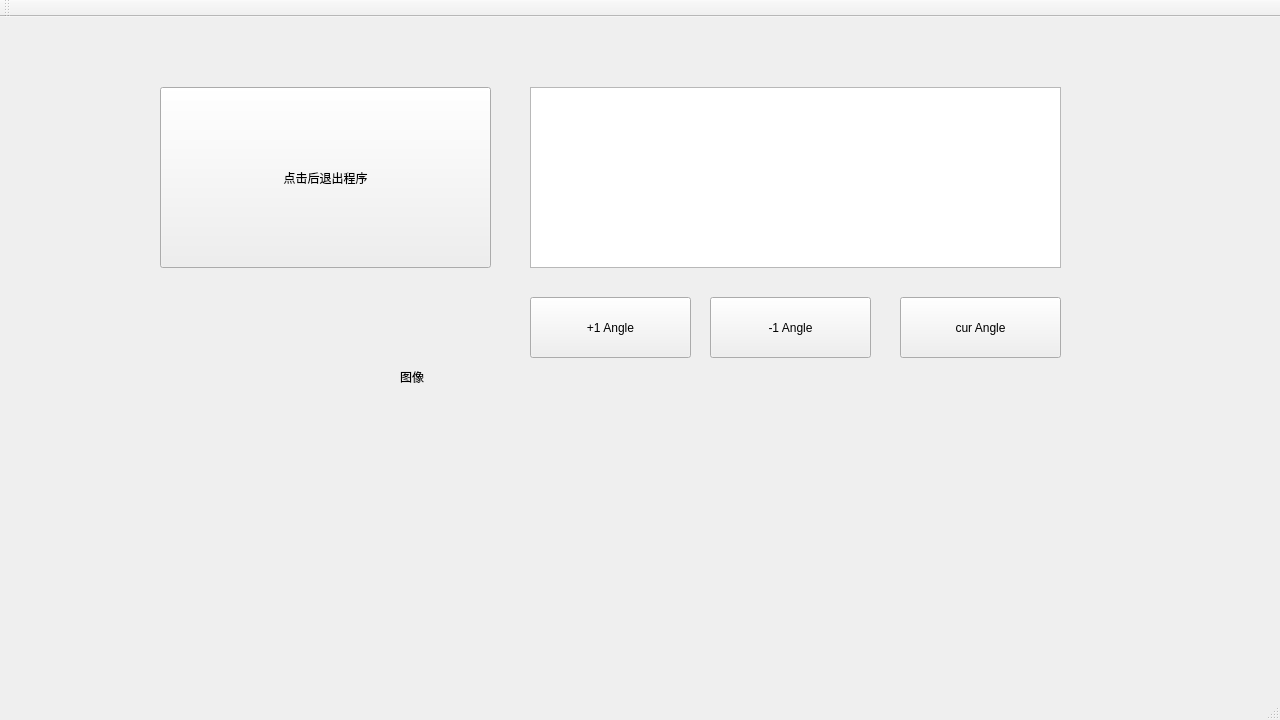
<?xml version="1.0" encoding="UTF-8"?>
<ui version="4.0">
 <class>MainWindow</class>
 <widget class="QMainWindow" name="MainWindow">
  <property name="geometry">
   <rect>
    <x>0</x>
    <y>0</y>
    <width>1280</width>
    <height>720</height>
   </rect>
  </property>
  <property name="windowTitle">
   <string>MainWindow</string>
  </property>
  <widget class="QWidget" name="centralWidget">
   <widget class="QLabel" name="LB_RGB">
    <property name="geometry">
     <rect>
      <x>400</x>
      <y>40</y>
      <width>480</width>
      <height>640</height>
     </rect>
    </property>
    <property name="text">
     <string>图像 </string>
    </property>
   </widget>
   <widget class="QStackedWidget" name="stackedWidget">
    <property name="geometry">
     <rect>
      <x>0</x>
      <y>0</y>
      <width>1280</width>
      <height>720</height>
     </rect>
    </property>
    <widget class="QWidget" name="PA_RGB">
     <widget class="QPushButton" name="PB_Tip">
      <property name="geometry">
       <rect>
        <x>160</x>
        <y>70</y>
        <width>331</width>
        <height>181</height>
       </rect>
      </property>
      <property name="text">
       <string>点击后退出程序</string>
      </property>
     </widget>
     <widget class="QTextEdit" name="textEdit">
      <property name="geometry">
       <rect>
        <x>530</x>
        <y>70</y>
        <width>531</width>
        <height>181</height>
       </rect>
      </property>
     </widget>
     <widget class="QPushButton" name="PB_addAngle">
      <property name="geometry">
       <rect>
        <x>530</x>
        <y>280</y>
        <width>161</width>
        <height>61</height>
       </rect>
      </property>
      <property name="text">
       <string>+1 Angle</string>
      </property>
     </widget>
     <widget class="QPushButton" name="PB_minusAngle">
      <property name="geometry">
       <rect>
        <x>710</x>
        <y>280</y>
        <width>161</width>
        <height>61</height>
       </rect>
      </property>
      <property name="text">
       <string>-1 Angle</string>
      </property>
     </widget>
     <widget class="QPushButton" name="PB_getAngle">
      <property name="geometry">
       <rect>
        <x>900</x>
        <y>280</y>
        <width>161</width>
        <height>61</height>
       </rect>
      </property>
      <property name="text">
       <string>cur Angle</string>
      </property>
     </widget>
    </widget>
    <widget class="QWidget" name="PA_Screen">
     <widget class="QLabel" name="LB_Tip1">
      <property name="geometry">
       <rect>
        <x>100</x>
        <y>60</y>
        <width>491</width>
        <height>221</height>
       </rect>
      </property>
      <property name="text">
       <string>此页面是屏幕保护页面</string>
      </property>
     </widget>
    </widget>
    <widget class="QWidget" name="PA_Manage">
     <widget class="QLabel" name="LB_Tip2">
      <property name="geometry">
       <rect>
        <x>210</x>
        <y>90</y>
        <width>311</width>
        <height>101</height>
       </rect>
      </property>
      <property name="text">
       <string>此页面是管理页面</string>
      </property>
     </widget>
    </widget>
    <widget class="QWidget" name="PA_Login">
     <widget class="QLabel" name="LB_Tip4">
      <property name="geometry">
       <rect>
        <x>210</x>
        <y>110</y>
        <width>321</width>
        <height>141</height>
       </rect>
      </property>
      <property name="text">
       <string>这是密码用户登陆界面</string>
      </property>
     </widget>
    </widget>
    <widget class="QWidget" name="PA_Users">
     <widget class="QLabel" name="LB_Tip3">
      <property name="geometry">
       <rect>
        <x>210</x>
        <y>130</y>
        <width>391</width>
        <height>151</height>
       </rect>
      </property>
      <property name="text">
       <string>此页面是用户页面</string>
      </property>
     </widget>
    </widget>
    <widget class="QWidget" name="PA_Users_Search">
     <widget class="QLabel" name="LB_Tip6">
      <property name="geometry">
       <rect>
        <x>220</x>
        <y>120</y>
        <width>381</width>
        <height>151</height>
       </rect>
      </property>
      <property name="text">
       <string>用户搜索页面</string>
      </property>
     </widget>
    </widget>
    <widget class="QWidget" name="PA_Users_Add">
     <widget class="QLabel" name="LB_Tip7">
      <property name="geometry">
       <rect>
        <x>150</x>
        <y>90</y>
        <width>341</width>
        <height>191</height>
       </rect>
      </property>
      <property name="text">
       <string>用户新加页面</string>
      </property>
     </widget>
    </widget>
    <widget class="QWidget" name="PA_Users_AddMore">
     <widget class="QLabel" name="LB_Tip8">
      <property name="geometry">
       <rect>
        <x>130</x>
        <y>130</y>
        <width>381</width>
        <height>171</height>
       </rect>
      </property>
      <property name="text">
       <string>用户新加-----添加更多页面</string>
      </property>
     </widget>
    </widget>
    <widget class="QWidget" name="PA_Users_Info">
     <widget class="QLabel" name="LB_Tip9">
      <property name="geometry">
       <rect>
        <x>150</x>
        <y>120</y>
        <width>461</width>
        <height>201</height>
       </rect>
      </property>
      <property name="text">
       <string>用户详情页面</string>
      </property>
     </widget>
    </widget>
    <widget class="QWidget" name="PA_Settings">
     <widget class="QLabel" name="LB_Tip5">
      <property name="geometry">
       <rect>
        <x>250</x>
        <y>70</y>
        <width>391</width>
        <height>181</height>
       </rect>
      </property>
      <property name="text">
       <string>此页面是设置页面</string>
      </property>
     </widget>
    </widget>
    <widget class="QWidget" name="PA_S_Set">
     <widget class="QLabel" name="LB_Tip10">
      <property name="geometry">
       <rect>
        <x>270</x>
        <y>140</y>
        <width>371</width>
        <height>181</height>
       </rect>
      </property>
      <property name="text">
       <string>基本设置页面</string>
      </property>
     </widget>
    </widget>
    <widget class="QWidget" name="PA_S_ModifyTime">
     <widget class="QLabel" name="LB_Tip11">
      <property name="geometry">
       <rect>
        <x>230</x>
        <y>190</y>
        <width>351</width>
        <height>151</height>
       </rect>
      </property>
      <property name="text">
       <string>修改时间日期界面</string>
      </property>
     </widget>
    </widget>
    <widget class="QWidget" name="PA_S_SysInfo">
     <widget class="QLabel" name="LB_Tip12">
      <property name="geometry">
       <rect>
        <x>140</x>
        <y>180</y>
        <width>341</width>
        <height>131</height>
       </rect>
      </property>
      <property name="text">
       <string>系统信息</string>
      </property>
     </widget>
    </widget>
    <widget class="QWidget" name="PA_S_SysCap">
     <widget class="QLabel" name="LB_Tip13">
      <property name="geometry">
       <rect>
        <x>230</x>
        <y>210</y>
        <width>301</width>
        <height>111</height>
       </rect>
      </property>
      <property name="text">
       <string>系统容量</string>
      </property>
     </widget>
    </widget>
    <widget class="QWidget" name="PA_S_SysDevice">
     <widget class="QLabel" name="LB_Tip14">
      <property name="geometry">
       <rect>
        <x>160</x>
        <y>210</y>
        <width>331</width>
        <height>141</height>
       </rect>
      </property>
      <property name="text">
       <string>设备信息 </string>
      </property>
     </widget>
    </widget>
    <widget class="QWidget" name="PA_S_IO">
     <widget class="QLabel" name="LB_Tip15">
      <property name="geometry">
       <rect>
        <x>160</x>
        <y>200</y>
        <width>381</width>
        <height>161</height>
       </rect>
      </property>
      <property name="text">
       <string>I/O接口设置页面</string>
      </property>
     </widget>
    </widget>
    <widget class="QWidget" name="PA_S_Verify">
     <widget class="QLabel" name="LB_Tip16">
      <property name="geometry">
       <rect>
        <x>230</x>
        <y>240</y>
        <width>261</width>
        <height>121</height>
       </rect>
      </property>
      <property name="text">
       <string>验证识别设置界面</string>
      </property>
     </widget>
    </widget>
    <widget class="QWidget" name="PA_S_Net">
     <widget class="QLabel" name="LB_Tip17">
      <property name="geometry">
       <rect>
        <x>200</x>
        <y>140</y>
        <width>231</width>
        <height>131</height>
       </rect>
      </property>
      <property name="text">
       <string>通信网络设置界面</string>
      </property>
     </widget>
    </widget>
    <widget class="QWidget" name="PA_S_DataManage">
     <widget class="QLabel" name="LB_Tip18">
      <property name="geometry">
       <rect>
        <x>150</x>
        <y>280</y>
        <width>331</width>
        <height>161</height>
       </rect>
      </property>
      <property name="text">
       <string>数据管理界面</string>
      </property>
     </widget>
    </widget>
    <widget class="QWidget" name="PA_S_Init">
     <widget class="QLabel" name="LB_Tip19">
      <property name="geometry">
       <rect>
        <x>200</x>
        <y>320</y>
        <width>331</width>
        <height>141</height>
       </rect>
      </property>
      <property name="text">
       <string>初始化界面</string>
      </property>
     </widget>
    </widget>
   </widget>
  </widget>
  <widget class="QMenuBar" name="menuBar">
   <property name="geometry">
    <rect>
     <x>0</x>
     <y>0</y>
     <width>1280</width>
     <height>28</height>
    </rect>
   </property>
  </widget>
  <widget class="QToolBar" name="mainToolBar">
   <attribute name="toolBarArea">
    <enum>TopToolBarArea</enum>
   </attribute>
   <attribute name="toolBarBreak">
    <bool>false</bool>
   </attribute>
  </widget>
  <widget class="QStatusBar" name="statusBar"/>
 </widget>
 <layoutdefault spacing="6" margin="11"/>
 <resources/>
 <connections/>
</ui>
